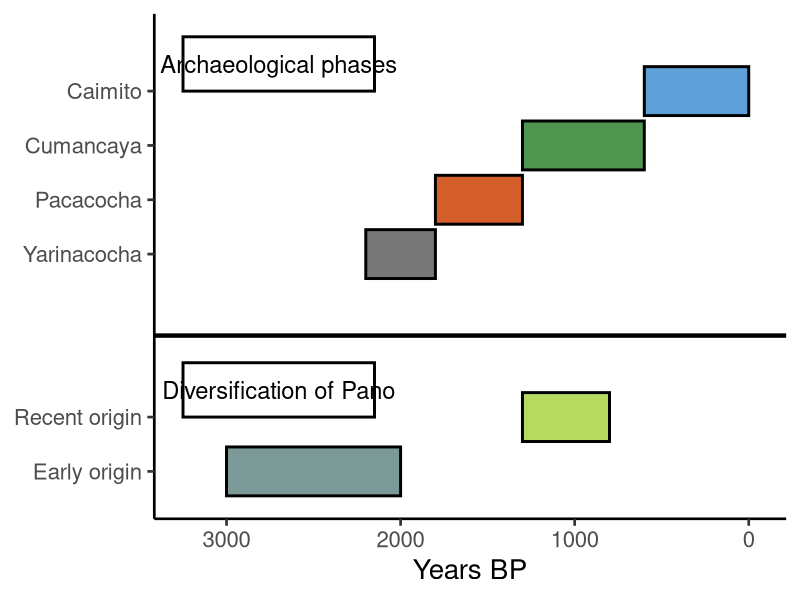
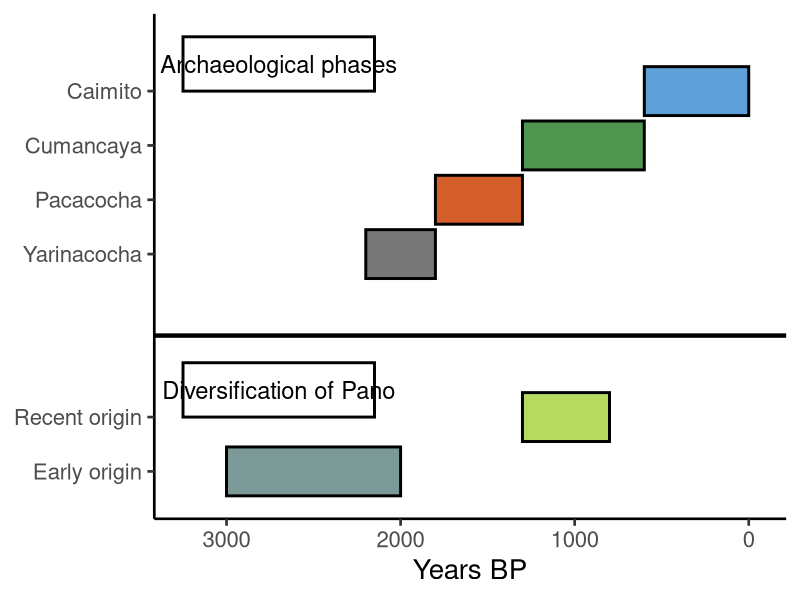

The R source for these figures, in order:
library(ggplot2)

# ---- Data ----
# Archaeological phases
arch <- data.frame(
  phase = c("Yarinacocha", "Pacacocha", "Cumancaya", "Caimito"),
  xmin  = c(2200, 1800, 1300, 600),
  xmax  = c(1800, 1300, 600, 0),
  y     = c(2, 3, 4, 5)
)

# Diversification of Pano
pano <- data.frame(
  phase = c("Early origin", "Recent origin"),
  xmin  = c(3000, 1300),
  xmax  = c(2000, 800),
  y     = c(-2, -1)
)

# Combine
df <- rbind(arch, pano)

# ---- Plot ----
ggplot(df) +
  geom_rect(aes(xmin = xmin, xmax = xmax,
                ymin = y - 0.45, ymax = y + 0.45,
                fill = phase),
            color = "black", size = 1) +
  
  # Labels on y-axis
  scale_y_continuous(
    breaks = c(arch$y, pano$y),
    labels = c(arch$phase, pano$phase)
  ) +
  
  # Reverse x-axis (Years BP)
  scale_x_reverse(name = "Years BP", limits = c(3250, -50)) +
  
  # Colors (approximate to your figure)
  scale_fill_manual(values = c(
    "Yarinacocha" = "#777777",
    "Pacacocha"   = "#d55f2b",
    "Cumancaya"   = "#4E964F",
    "Caimito"     = "#5FA0D9",
    "Early origin"= "#7A9997",
    "Recent origin"="#B6D95F"
  )) +
  
  # Clean theme
  theme_classic(base_size = 20) +
  theme(
    legend.position = "none",
    axis.title.y = element_blank()
  ) +
  
  # Horizontal divider
  geom_hline(yintercept = 0.5, linewidth = 1.5) +
  
  # Section labels
  annotate("rect", xmin = 3250, xmax = 2150, ymin = 5, ymax = 6,
           fill = "white", color = "black", linewidth = 1) +
  annotate("text", x = 2700, y = 5.5, label = "Archaeological phases", size = 6) +
  
  annotate("rect", xmin = 3250, xmax = 2150, ymin = -1, ymax = 0,
           fill = "white", color = "black", linewidth = 1) +
  annotate("text", x = 2700, y = -0.5, label = "Diversification of Pano", size = 6)

ggsave("schema.png", dpi = 500)
